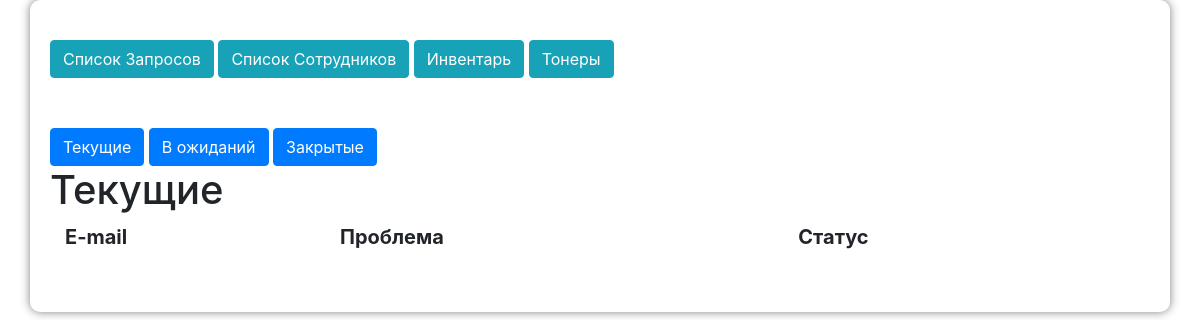
The app's page /zapros_list (signed in), older data.
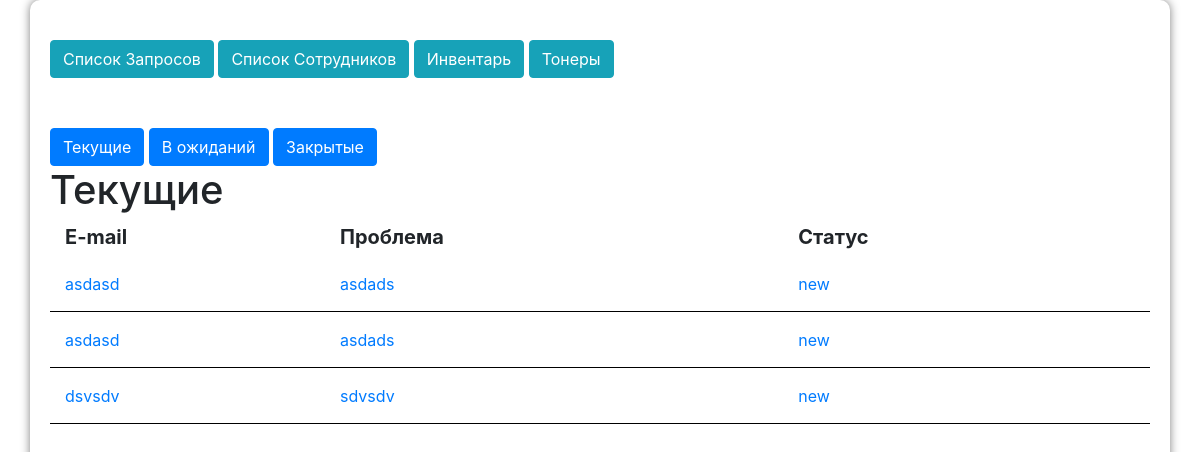
The same page, newer data.
### blog/models.py (models this page shows, shortened)
class Zapros(models.Model):
    name = models.CharField('Почта',max_length=200, default='')
    problem = models.TextField('Опишите проблему',max_length=200, default='')
    unique_id = get_random_string(length=32)
    verification = models.CharField(unique_id, max_length=200, default = unique_id)
    status = models.CharField('Статус', max_length=200, default = 'new')
    def __str__(self):
        return self.name

### blog/views.py (the view)
# urls.py: path('zapros_list', views.zapros_list, name='zapros_list'),
def zapros_list(request):
    zaprosy = Zapros.objects.order_by('name')
    finisheds = Finished.objects.order_by('name')
    context = {
        'zaprosy': zaprosy,
        'finisheds': finisheds
    }
    return render(request, 'blog/zapros_list.html', context)

### blog/templates/blog/zapros_list.html (shortened to what this page needs)
{% extends 'blog/base.html' %}
{% block content %}
    {% if user.is_authenticated %}
        <div class="zapros_main">
            <div class="choices">
                <button class="btn btn-primary" id='1' onclick="zapros_choice(this.id)">Текущие</button>
                <button class="btn btn-primary" id='2' onclick="zapros_choice(this.id)">В ожиданий</button>
                <button class="btn btn-primary" id='3' onclick="zapros_choice(this.id)">Закрытые</button>
            </div>
            <div class="list zapros_list" id="list1">
                <h1>Текущие</h1>
                <div class="row">
                    <div class="col-md-3 title">E-mail</div>
                    <div class="col-md-5 title">Проблема</div>
                    <div class="col-md-2 title">Статус</div>
                </div>
                {% for zapros in zaprosy %}
                    {% if zapros.status == 'new' %}
                        <div class="row zapros">
                            <a href="{% url 'zapros_detail' zapros.pk %}">
                                <div class="row">
                                    <div class="col-md-3">{{ zapros }}</div>
                                    <div class="col-md-5">{{ zapros.problem }}</div>
                                    <div class="col-md-2">{{ zapros.status }}</div>
                                </div>
                            </a>
                            <br>
                        </div>
                    {% endif %}
                {% endfor %}
            </div>
        </div>
    {% endif %}
    {% endblock %}

Row changes from the older to the newer data that the page shows:
added Zapros: name "asdasd", problem "asdads", status "new"
added Zapros: name "asdasd", problem "asdads", status "new"
added Zapros: name "dsvsdv", problem "sdvsdv", status "new"
